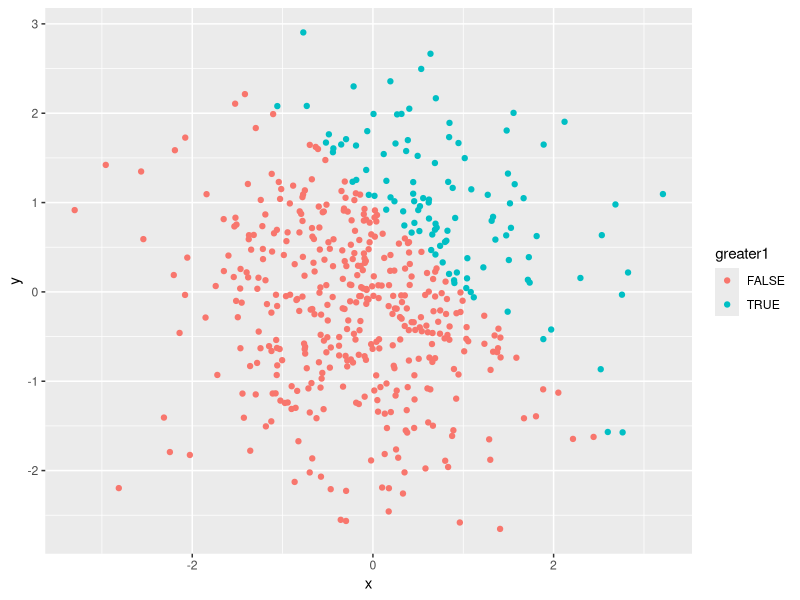
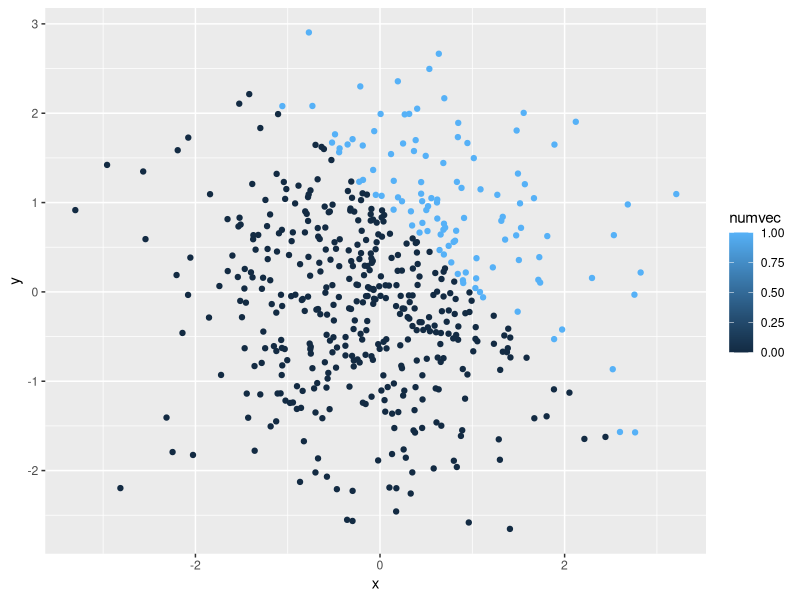
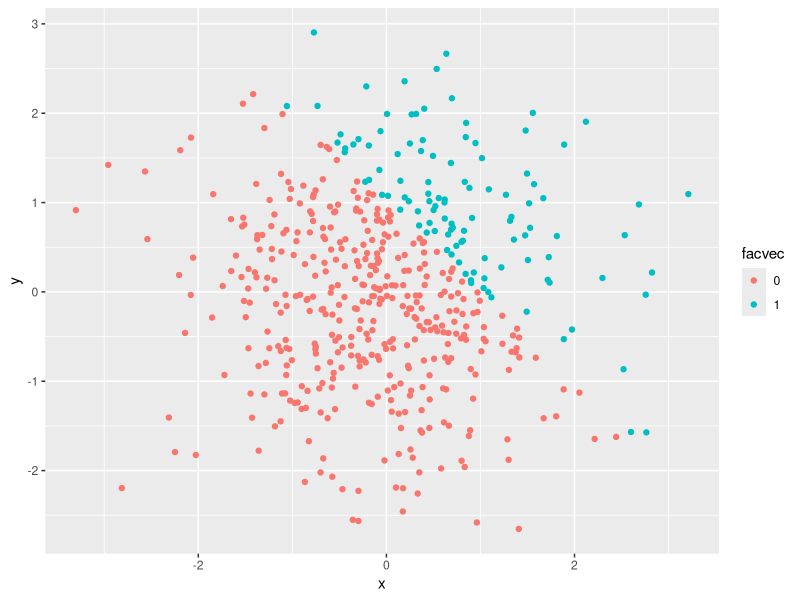

These figures' R source, in order:
## ---- chunk 1
library(tidyverse)
## ---- chunk 2
set.seed(10)
## ---- chunk 3
hw1p1_df = tibble(
  numbers = rnorm(8),
  over1 = c(numbers > 0),
  fruitfamily = c("peach", "apple", "lemon", "banana", "koreanmelon", "cantaloupe", "watermelon", "lime"),
  sweetness = factor(c("sweet", "sweet", "sour", "sweetish", "sweetish", "sweet", "sweet", "sour"))
  
)

# Printing the dataframe:
hw1p1_df
## ---- chunk 4
mean(pull(hw1p1_df, numbers))
mean(pull(hw1p1_df, over1))
mean(pull(hw1p1_df, fruitfamily))
mean(pull(hw1p1_df, sweetness))

## ---- chunk 5

over1 <- as.numeric(pull(hw1p1_df, over1))
fruitfamily <- as.numeric(pull(hw1p1_df, fruitfamily))
sweetness <- as.numeric(pull(hw1p1_df, sweetness))

## ---- chunk 6

overnum <- as.numeric(pull(hw1p1_df, over1))
pull(hw1p1_df, numbers)*overnum

overfactor <- as.factor(pull(hw1p1_df, over1)) 
pull(hw1p1_df, numbers)*overfactor

overnum2 <- as.numeric(as.factor(pull(hw1p1_df,over1)))
overnum2*pull(hw1p1_df, numbers)

## ---- chunk 7
set.seed(600)
plotdata = tibble(
  x = rnorm(500),
  y = rnorm(500),
  greater1 = c((x + y) > 1),
  numvec = as.numeric(greater1),
  facvec = as.factor(numvec)
)

plotdata

nrow(plotdata)
ncol(plotdata)

mean(pull(plotdata,x))
median(pull(plotdata, x))
sd(pull(plotdata,x))

mean(pull(plotdata,numvec))

## ---- chunk 8

ggplot(plotdata, aes(x = x, y = y, color = greater1)) + geom_point()

ggsave

## ---- chunk 9

ggplot(plotdata, aes(x = x, y = y, color = numvec)) + geom_point()

## ---- chunk 10

ggplot(plotdata, aes(x = x, y = y, color = facvec)) + geom_point()

